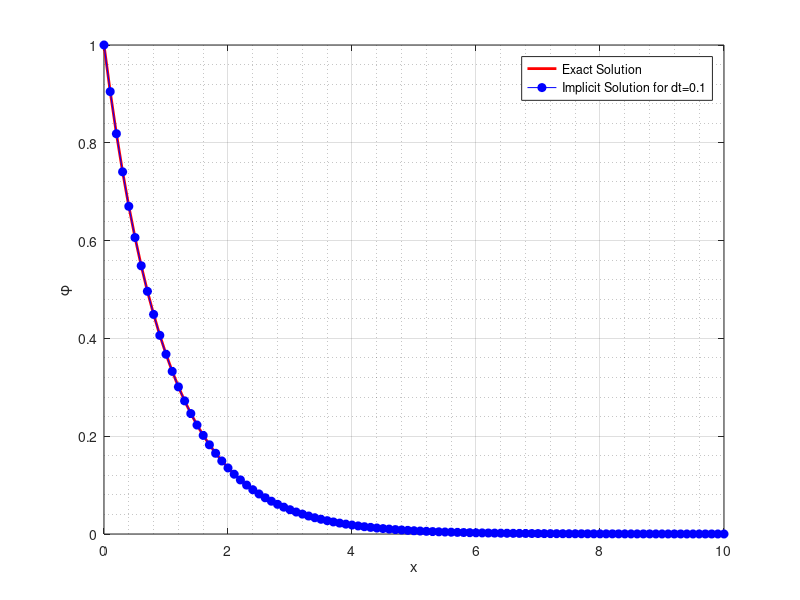

Write MATLAB code to recreate this figure.
% AMAN PAREKH - 180073
% ME630 - Fall 2021
%% Crank Nicolson for 2a 
T = 15;

dt = 0.1 ;     % For timestep = 0.1
time = 0:dt:T;
n = T/dt;     % Number of timesteps

phi1 = zeros(ceil(n),1);      % Initializing Solution to 0
phi1(1) = 1;           % Assigning Initial Condition at x=0

for i = 1:n-1
    phi1(i+1) = ((1-(dt/2))/(1+(dt/2)))*phi1(i);
end

t = 0:0.1:T;
plot(t, exp(-t), 'r','LineWidth', 2);
hold on;
plot(time(1:length(phi1)), phi1, 'bo-', 'MarkerFaceColor', 'b');
xlabel('x');
xlim([0 10]);
ylabel('\phi');
legend('Exact Solution', 'Implicit Solution for dt=0.1')
grid on;
grid minor;